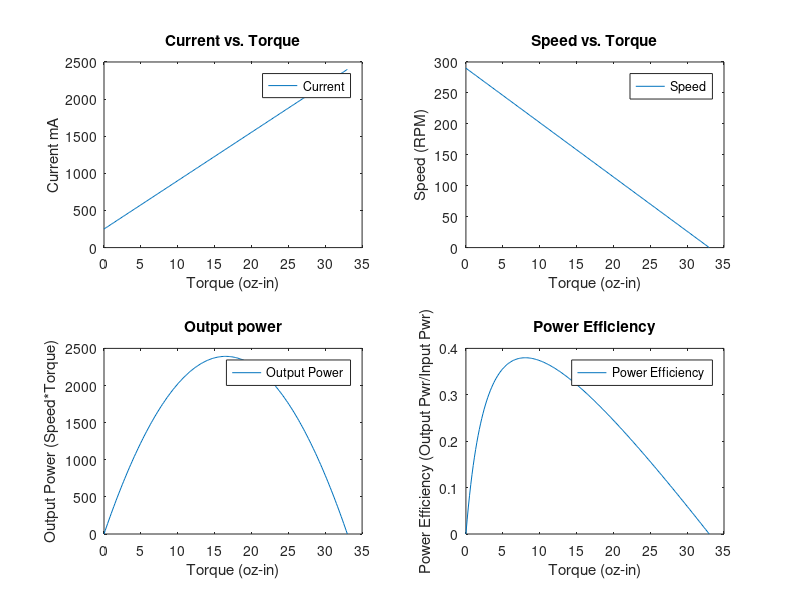

The MATLAB source for this figure:

%Take inputs from pololu website to draw curves of the dc motor.

StallTorque = 33;
StallCurrent = 2400;
RatedVoltage = 6;
FreeRunCurrent = 250;
FreeRunSpeed = 290;
Resistance = RatedVoltage / StallCurrent;

torque1 = 0;
torque2 = StallTorque; % oz-inch *  (1/141.611932278)= N-m;

current1 = FreeRunCurrent; % / 1000; %mA to Amps
current2 = StallCurrent;   %/ 1000; %mA to Amps

speed1 = FreeRunSpeed;     %RPM = 1/9.5493 radians per sec
speed2 = 0;

line([torque1 torque2], [current1 current2]);
line([torque1 torque2], [speed1 speed2]);

totSamples = 200; %will break the torque into 200 discrete values

redlineY = zeros( 1,totSamples);
redlineX = zeros( 1,totSamples);
bluelineY = zeros( 1,totSamples);
bluelineX = zeros( 1,totSamples);
greenlineY = zeros( 1,totSamples);
greenlineX = zeros( 1,totSamples);
orangelineY = zeros( 1,totSamples);
orangelineX = zeros( 1,totSamples);

%a = (torque2 - torque1)/totSamples;
%looper = 1, torque = torque1, looper = 2, torque = torque1 + (t2-t1)/FS
Index = 1;
maxPwrIndex = 1;
maxEffIndex = 1;
lastEff = 0;
lastPwr = 0;

for T = torque1:(torque2 - torque1)/totSamples:torque2
   bluelineY(Index) =  (((speed2 - speed1) / (torque2 - torque1)) * (T - torque1)) + (speed1);
   bluelineX(Index) = T;
   
   redlineY(Index) = (((current2 - current1) / (torque2 - torque1)) * (T - torque1)) + (current1);
   redlineX(Index) = T;
   
   orangelineY(Index) = bluelineY(Index) * T; %Speed into Torque to give the Output power curve
   orangelineX(Index) = T;
   if orangelineY(Index) > lastPwr
       maxPwrIndex = Index;
       lastPwr = orangelineY(Index);
   end
   greenlineY(Index) = orangelineY(Index) / ((redlineY(Index)) * RatedVoltage); %Output power divided by curent line * Voltage (power).
   greenlineX(Index) = T;
   if greenlineY(Index) > lastEff
       maxEffIndex = Index;
       lastEff = greenlineY(Index);
   end
   
   Index = Index + 1;
end


fprintf('Resistance of motor = %f\n', Resistance)
fprintf('Peak Output Power %f @ Current = %f, Torque = %f\n', orangelineY(maxPwrIndex), redlineY(maxPwrIndex), orangelineX(maxPwrIndex))
fprintf('Peak Efficiency %f @ Current = %f, Torque = %f\n', greenlineY(maxEffIndex), redlineY(maxEffIndex), orangelineX(maxEffIndex))

dim1 = 2;
dim2 = 2;
subplot(dim1,dim2,1);
plot(redlineX, redlineY);
title('Current vs. Torque');
legend('Current');
xlabel('Torque (oz-in)');
ylabel('Current mA');
subplot(dim1,dim2,2);
plot(bluelineX, bluelineY);
title('Speed vs. Torque');
legend('Speed');
xlabel('Torque (oz-in)');
ylabel('Speed (RPM)');
subplot(dim1,dim2,3);
plot(orangelineX, orangelineY);
title('Output power');
legend('Output Power');
ylabel('Output Power (Speed*Torque)');
xlabel('Torque (oz-in)');
subplot(dim1,dim2,4);
plot( greenlineX, greenlineY);
title('Power Efficiency');
legend('Power Efficiency');
ylabel('Power Efficiency (Output Pwr/Input Pwr)');
xlabel('Torque (oz-in)');
